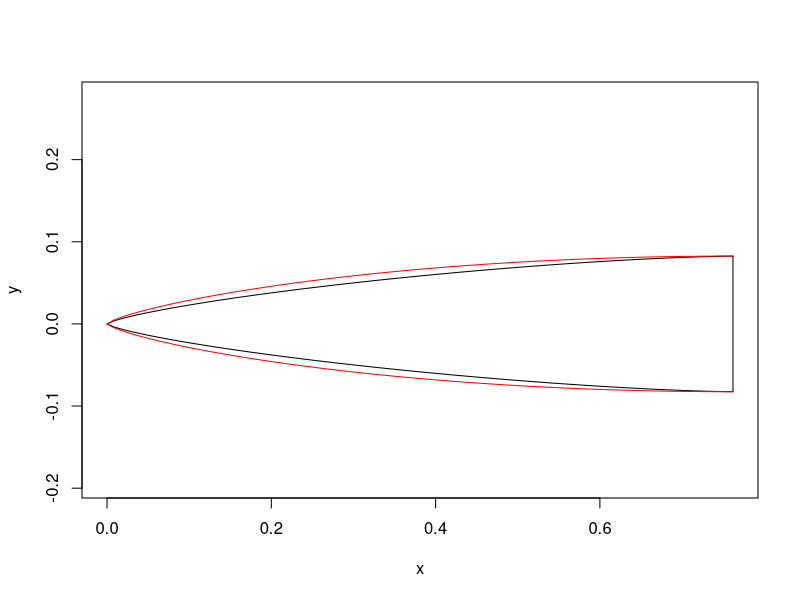

Write the R code that produced this figure. (Note: this script raises an error after producing the figure.)
OD <- 6.5*25.4e-3#m, outer diameter
R <- OD/2#m, outer radius
L <- 30*25.4e-3#m, length of nose cone
Ma0 <- 2
alpha <- 0
rho <- 1.0 #kg/m^3, density of air
U <- 740 #m/s, max vel taken from OR sim

theta <- function(x) acos(1-2*x/L)
y <- function(x) R/sqrt(pi)*sqrt(theta(x)-sin(2*theta(x))/2)#von Karman ogive
y.wiki <- function(x) R*(4*x/2/L*(1-x/2/L))^(3/4)#shape from wiki

plot(y, xlim=c(0,L), asp=1)#nosecone shape
lines(c(L,L), c(-R,R))
plot(function(x) -y(x), xlim=c(0,L), add=T)
plot(y.wiki, xlim=c(0,L), col="red", add=T)
plot(function(x) -y.wiki(x), xlim=c(0,L), add=T, col="red")

# #dimensionless, y prime, slope of nose cone
# yp <- function(x) R*sqrt(
# 	2/L/sqrt(1-(1-2*x/L)^2)
# 	-2*cos(2*theta(x))/L/sqrt(1-(1-2*x/L)^2)
# )/2/sqrt(pi)/sqrt(
# 	theta(x)-(1/2)*sin(2*theta(x))
# )
# x <- seq(from=0, to=L, length.out = 1e3)
# yp.sq.bar <- mean( (yp(x)^2)[ !is.nan(yp(x)) ] )#mean value of (y prime)^2, ignoring NaN values
# rm(x)
# 
# CD.wave <- 4/sqrt(Ma0^2-1)*(alpha^2+yp.sq.bar)
# CD.

D.wave <- 9*pi^3*R^4/4/L^2*rho*U^2#wave drag force
D.visc <- dat$Drag_force_N[ind.cr]
Fthrust <- dat$Thrust_N[ind.cr]
# Fthrust-D.wave-D.visc
Acc <- dat$`Total_acceleration_m/s`[ind.cr]
Acc*dat$Mass_g[ind.cr]*1e-3
Fthrust-D.visc-9.81*dat$Mass_g[ind.cr]*1e-3
plot(dat$Time_s, dat$Drag_coefficient_, ylim=c(0,0.5))
points(dat$Time_s[which(dat$Mach>1)], dat$Drag_coefficient_[which(dat$Mach>1)], col="blue")
plot(dat$Time_s, dat$Mach_number_)
plot(dat$Mach, dat$Drag_coefficient_)
plot(dat$Mach, dat$Drag_force_N)
# CD.visc.min <- 

# CD.wave <- 9*pi^2*R^2/2/L^2
# (1/2)*rho*U^2*CD.wave*(pi*R^2)
# ind.cr <- which.max(dat$Mach_number)
# par(mfrow=c(2,1))
# plot(dat$Time_s, dat$`Total_acceleration_m/s`*dat$Mass_g*1e-3, xlim=c(0,8))
# plot(dat$Time_s, dat$`Total_velocity_m/s`)
# dev.off()
# (dat$`Total_acceleration_m/s`*dat$Mass_g*1e-3)[ind.cr]
# dat$Thrust_N[ind.cr]
# dat$Time_s[ind.cr]
# max(dat$Drag_force_N)
# D.tot <- dat$Drag_force_N[ind.cr]
# dat$Air_pressure_mbar[ind.cr]
# dat$Air_temperature_C[ind.cr]
# dat$Altitude_m[ind.cr]

E.tot <- 6.053e6 #J, energy dissipated
E.nose <- E.tot*(D.wave/D.tot)^2
formatC(E.nose)


alpha <- 1.83e-4
heatCap <- 0.91e3 #J/kg/K
rho.al <- 2712#kg/m^3
t.span <- 5#seconds
q.dot <- function(r) alpha*rho^(1/2)*r^(-1/2)*U^3
temp <- function(r) q.dot(r)*t.span/heatCap/(rho.al*4/3*pi*r^3)
plot(temp, xlim=c(0.05, 0.1))
